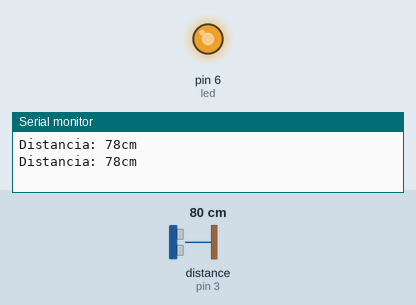
Recording of a sketch running on a simulated Arduino Uno, built with avr-gcc and run on an emulated ATmega328P. Shown: output pins drawn as LEDs (lit = HIGH), the last lines printed to the serial monitor. Wiring (inferred from the names in the program): ultrasonic range finder: trigger pin 2; echo pin 3. Inputs (shaded band) come from the test bench; at power-on: distance to the obstacle (sensor on pin 3) 80 cm. The echo pulse lasts 58.3 µs per cm; pins used as bus, display or sensor lines are not drawn.

Above: at 8.5 s.
8.6 s: distance to the obstacle (sensor on pin 3) set to 2 cm
At 9.44 s:
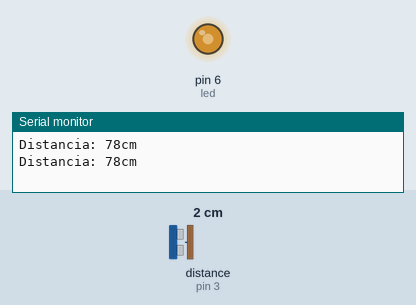
16.3 s: distance to the obstacle (sensor on pin 3) set to 250 cm
At 18.14 s:
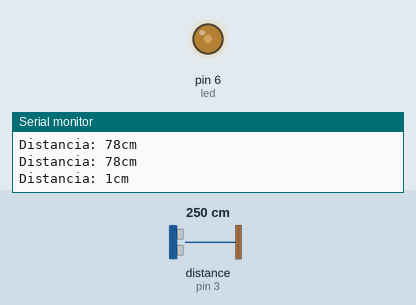
Timing chart, 0 to 30.0 s (numbered marks = the images above; inputs shaded):
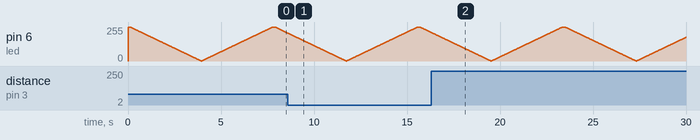

The sketch:

ultrasonido_led.ino
```cpp
const int Trigger = 2;  //Pin digital 2 para el Trigger del sensor
const int Echo = 3;     //Pin digital 3 para el echo del sensor
int led = 6;            // Pin PWM para el led
int brillo;             // Variable para la intensidad del led

void setup() {
  Serial.begin(9600);          // iniciailzamos la comunicación
  pinMode(Trigger, OUTPUT);    // pin como salida
  pinMode(Echo, INPUT);        // pin como entrada
  digitalWrite(Trigger, LOW);  // Inicializamos el pin con 0
  pinMode(led, OUTPUT);        // Pin como salida
  brillo = 255; // Inicializamos el led en 255 (intensidad máxima)
  digitalWrite(led, brillo);
}

void loop() {

  // put your main code here, to run repeatedly:
  long t;  //timepo que demora en llegar el eco
  long d;  //distancia en centimetros

  digitalWrite(Trigger, HIGH);
  delayMicroseconds(10);  //Enviamos un pulso de 10us
  digitalWrite(Trigger, LOW);

  t = pulseIn(Echo, HIGH);  //obtenemos el ancho del pulso
  d = t / 59;               //escalamos el tiempo a una distancia en cm

  Serial.print("Distancia: ");
  Serial.print(d);  //Enviamos serialmente el valor de la distancia
  Serial.print("cm");
  Serial.println();
  delay(100);  //Hacemos una pausa de 100ms

  // Ciclo for para que baje y suba la intensidad del brillo del led
  for (brillo = 255; brillo >= 0; brillo--) {
    analogWrite(led, brillo);
    delay(15);
  }
  for (brillo = 0; brillo < 256; brillo++) {
    analogWrite(led, brillo);
    delay(15);
  }
}
```
